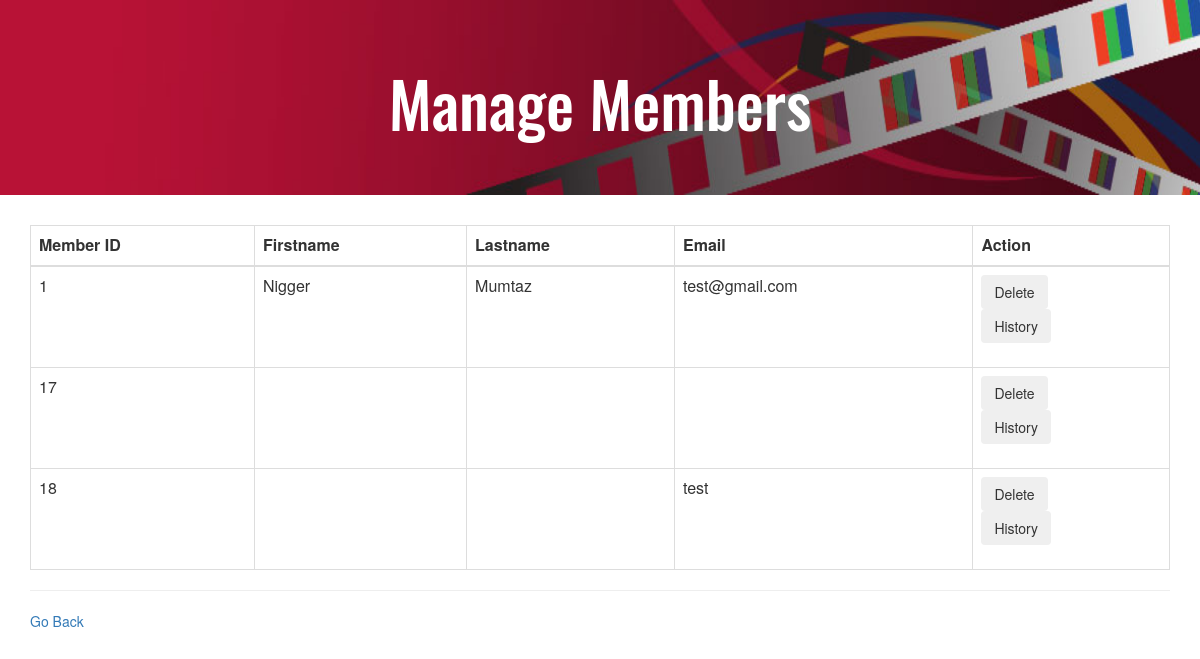
The app's page /manage_members_view.php with its own data.
### tables this page shows
CREATE TABLE `member` (
  `Account_id` int(10) NOT NULL,
  `Password` varchar(50) NOT NULL,
  `Fname` varchar(50) DEFAULT NULL,
  `Lname` varchar(50) DEFAULT NULL,
  `Phone_num` char(11) DEFAULT NULL,
  `Email` varchar(50) DEFAULT NULL,
  `Street` varchar(50) DEFAULT NULL,
  `Street_num` varchar(11) DEFAULT NULL,
  `City` varchar(50) DEFAULT NULL,
  `Province` varchar(20) DEFAULT NULL,
  `Country` varchar(20) DEFAULT NULL,
  `Postal_code` char(6) DEFAULT NULL,
  `Credit_num` char(16) NOT NULL,
  `Credit_expiry` date NOT NULL
);

### manage_members_view.php (the view, shortened to what this page needs)
<html>
 <head>
     <link rel="stylesheet" href="https://maxcdn.bootstrapcdn.com/bootstrap/3.3.7/css/bootstrap.min.css">
 </head>
 <body>
	  <div class="jumbotron text-center" style = "background-image: url(Pics/film_banner.jpg); background-size: 100% 100%;">
         <h1 class="display-4" style = "color:white; font-family: 'Oswald', sans-serif;">Manage Members</h1>
		</div>
      <div class="container">
  <table class="table table-bordered">
    <thead>
      <tr>
        <th>Member ID </th>
        <th>Firstname</th>
        <th>Lastname</th>
        <th>Email</th>
        <th>Action</th>
      </tr>
    </thead>
    <tbody>
      <?php
      $conn = connect();
      $sql= "SELECT * FROM member WHERE 1";
      $result = $conn->query($sql);
      while($row = $result->fetch_assoc()){
        echo "<tr>";
        echo "<td>" . $row['Account_id'] . "</td>";
        echo "<td>" . $row['Fname'] . "</td>";
        echo "<td>" . $row['Lname'] . "</td>";
        echo "<td>" . $row['Email'] . "</td>";
        echo"<form action='delete_member.php' method='post' accept-charset='UTF-8'>";
        echo "<td><button type=submit class=btn btn-danger btn-block>Delete</button></form><br>";
        echo"<form action=view_purchases.php method=post accept-charset=UTF-8><input id=test name=history type=hidden value='{$row['Account_id']}'><button type=submit class=btn btn-danger btn-block>History</button></form></td>";
        echo "</tr>";
      }
       ?>
    </tbody>
  </table>
	<hr class="my-4">
<a href="admin_index.php"> Go Back </a>
</div>
 </body>
</html>

### records on screen
member: Account_id "1", Fname "Nigger", Lname "Mumtaz", Email "test@gmail.com"
member: Account_id "17"
member: Account_id "18", Email "test"
